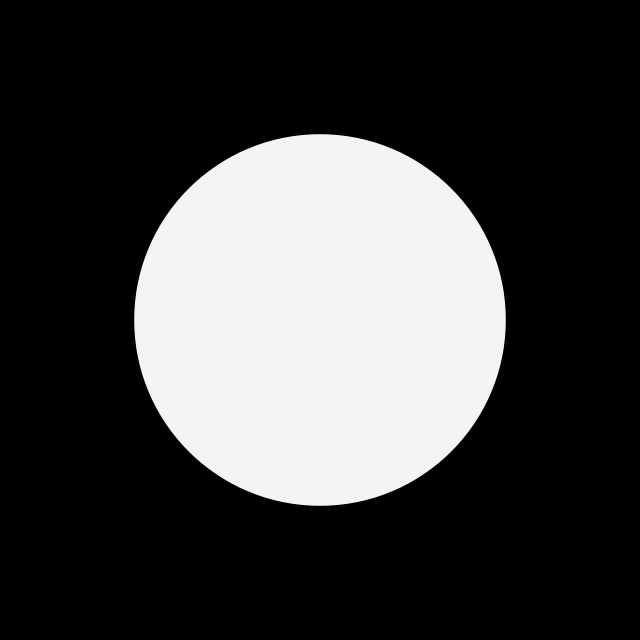
Frame 1 (no input)
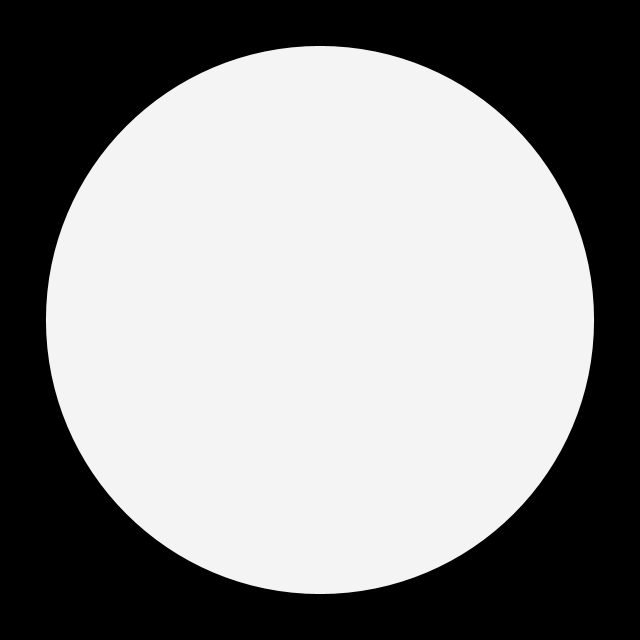
Frame 60 (the mouse pressed at the canvas centre just before this capture)
Frame 120 (the mouse held since frame 60 and released just before this capture): identical to frame 60, image omitted

The Processing sketch that drew these frames (run headless with seeded random() and noise(); from frame 60 on, the mouse is pressed at the canvas centre):

// Processing sketch: build
// ── build.pde
/*
 * further use cases
 * wave controlling the size of an element
 */

void setup() {
  size(640, 640);
  frameRate(30);
  noStroke();
  fill(#f4f4f4);
}

void draw () {
  background(0);
  // ---
  translate(width/2, height/2);
  float wave = map(sin(radians(frameCount)), -1, 1, height * 0.25, height * 0.9);
  circle(0, 0, wave);
}
